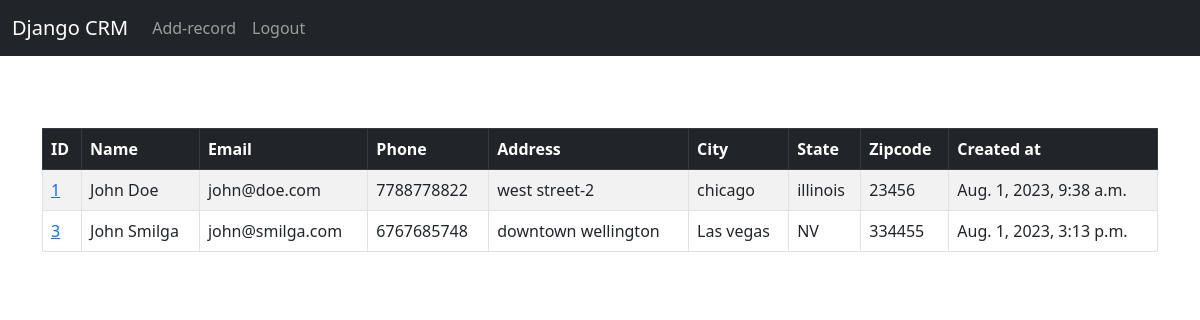
Before: / (signed in) with the older database file.
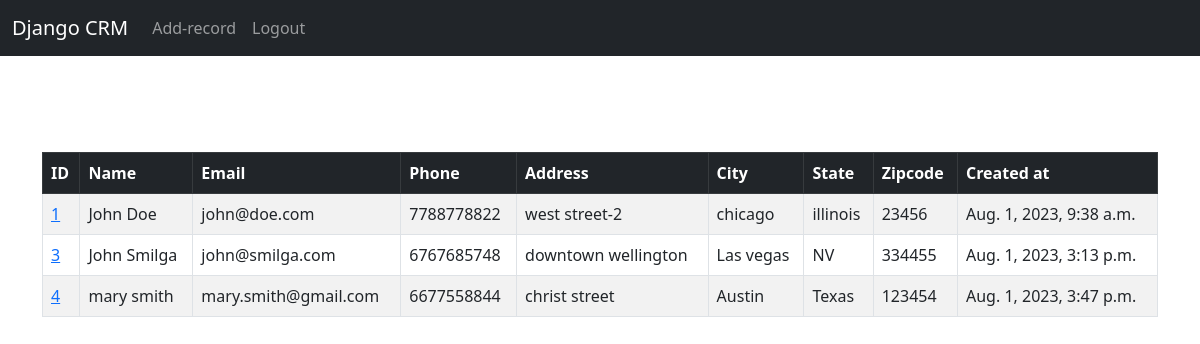
After: the same page with the newer database file.
### website_crm/models.py (models this page shows, shortened)
class Record(models.Model):
    created_at = models.DateTimeField(auto_now_add=True)
    first_name = models.CharField(max_length=50,)
    last_name = models.CharField(max_length=50)
    email = models.EmailField(max_length=100)
    phone = models.CharField(max_length=50)
    address = models.CharField(max_length=100)
    city = models.CharField(max_length=50)
    state = models.CharField(max_length=50)
    zipcode = models.CharField(max_length=50)

### website_crm/views.py (the view)
# urls.py: path("", views.home, name="home"),
def home(request):
    records = Record.objects.all()
    if request.method == "POST":
        username = request.POST["username"]
        password = request.POST["password"]
        user = authenticate(request, username=username, password=password)
        if user is not None:
            login(request, user)
            messages.success(request, "You have been logged in succesfully!")
        else:
            messages.error(request, "There was an error logging in!")
        return redirect("home")
    else:
        return render(
            request,
            "home.html",
            {
                "records": records,
            },
        )

### website_crm/templates/home.html (shortened to what this page needs)
{% extends "base.html" %} {% block content %}
{% if request.user.is_authenticated %}
<table class="table table-striped table-hover table-bordered">
  <thead class="table-dark">
    <tr>
      <th scope="col">ID</th>
      <th scope="col">Name</th>
      <th scope="col">Email</th>
      <th scope="col">Phone</th>
      <th scope="col">Address</th>
      <th scope="col">City</th>
      <th scope="col">State</th>
      <th scope="col">Zipcode</th>
      <th scope="col">Created at</th>
    </tr>
  </thead>
  <tbody>
    {% if records %} {% for record in records %}
    <tr>
      <td>
        <a href="{% url 'record' pk=record.id %}"> {{record.id}} </a>
      </td>
      <td>{{record.first_name}} {{record.last_name}}</td>
      <td>{{record.email}}</td>
      <td>{{record.phone}}</td>
      <td>{{record.address}}</td>
      <td>{{record.city}}</td>
      <td>{{record.state}}</td>
      <td>{{record.zipcode}}</td>
      <td>{{record.created_at}}</td>
    </tr>
    <br />
    {% endfor %} {% endif %}
  </tbody>
</table>
{% endif %}
{% endblock content %}

### website_crm/templates/base.html (shortened to what this page needs)
<!DOCTYPE html>
<html lang="en">
  <head>
    <link
      href="https://cdn.jsdelivr.net/npm/bootstrap@5.3.0/dist/css/bootstrap.min.css"
      rel="stylesheet"
    />
  </head>
  <body>
    {% include "navbar.html" %}
    <div class="container">
      <br />
       {% block content %} {% endblock content %}
    </div>
  </body>
</html>

### website_crm/templates/navbar.html (shortened to what this page needs)
<nav class="navbar navbar-expand-lg navbar-dark bg-dark">
  <div class="container-fluid">
    <a class="navbar-brand" href="{% url "home" %}">Django CRM</a>
    <div class="collapse navbar-collapse" id="navbarSupportedContent">
      <ul class="navbar-nav me-auto mb-2 mb-lg-0">
        {% if user.is_authenticated  %}
          {% if user.is_superuser %}
            <li class="nav-item">
              <a class="nav-link" href="{% url 'add_record' %}">Add-record</a>
            </li>
          {% endif %}
        <li class="nav-item">
          <a class="nav-link" href="{% url 'logout' %}">Logout</a>
        </li>
        {% endif %}
      </ul>
    </div>
  </div>
</nav>

Changed rows visible on the page:
added Record: id "4", first_name "mary", last_name "smith", email "mary.smith@gmail.com", phone "6677558844", address "christ street", city "Austin", state "Texas", zipcode "123454", created_at "Aug. 1, 2023, 3:47 p.m."
